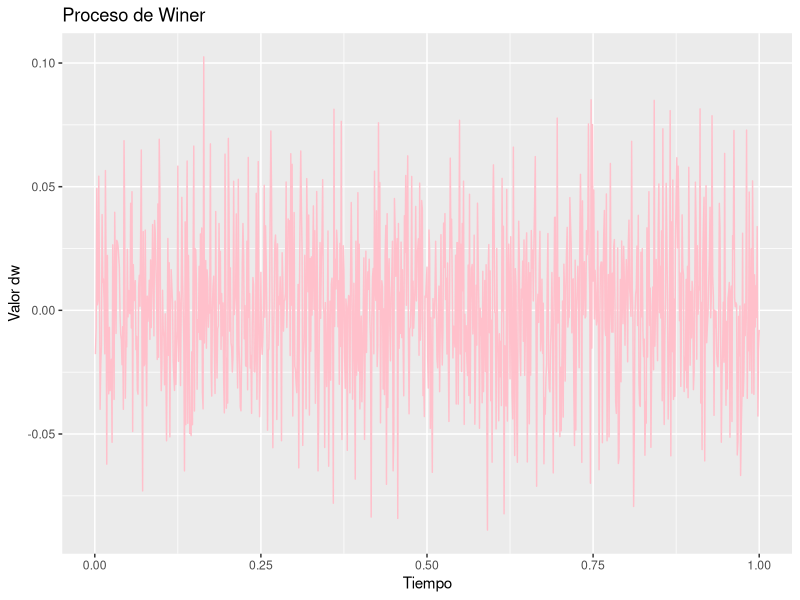
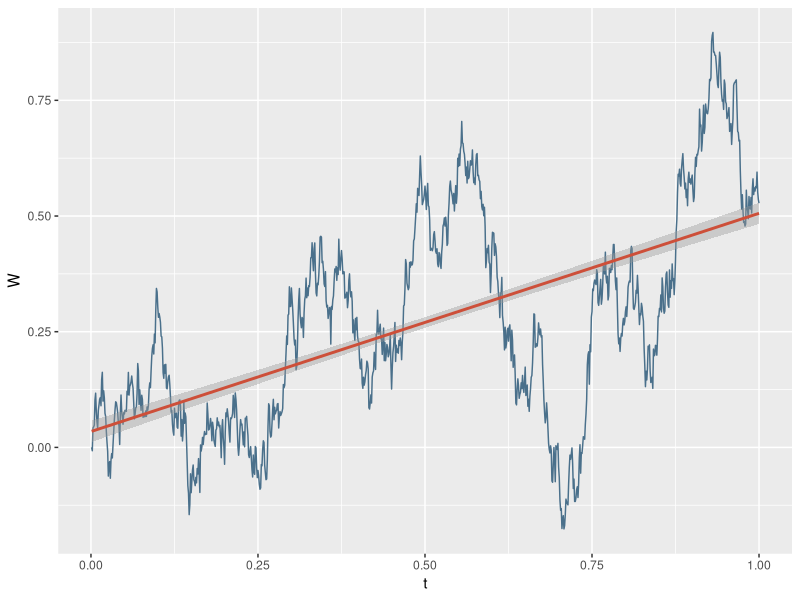
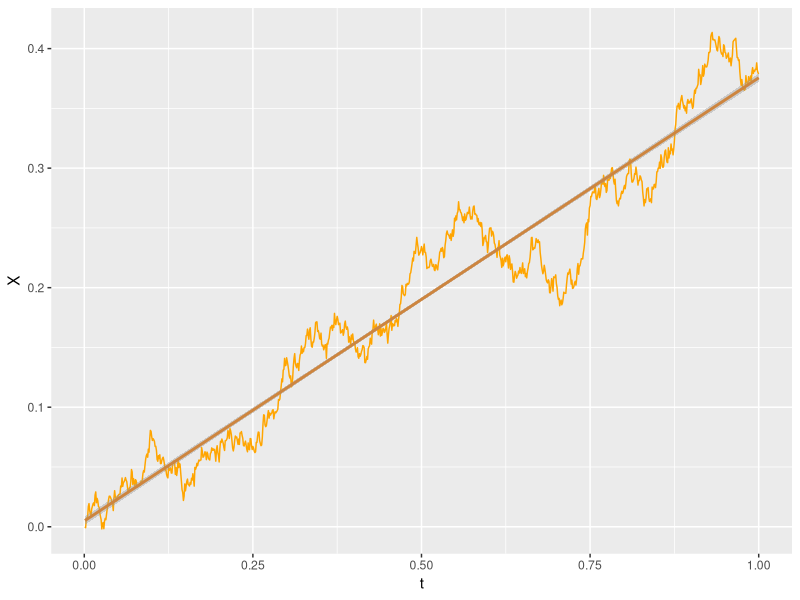

Generate these figures, in order, with R:
## ---- chunk 1
library(tidyverse)
set.seed(123)
sim <- 1000
dt <-  1/sim
epsilon <- rnorm(n=1000, mean=0, sd=1)
dw <-  epsilon*sqrt(dt)
## ---- chunk 2
datos <- tibble(t=seq(1/sim,1, by=1/sim),dw) #View(...) para verlos 
ggplot(datos)+
  geom_line(aes(x=t,y=dw),color='Pink')+
  labs(x='Tiempo',y='Valor dw', title='Proceso de Winer')
## ---- chunk 3
W <- 0
W[1] <- 0
for(t in 2:sim){
  W[t]=W[t-1]+dw[t]
}
datos <- mutate(datos, W=W)

ggplot(datos)+
  geom_line(aes(x=t,y=W),color='skyblue4')+
  geom_smooth(aes(x=t,y=W),method = 'lm',color='tomato3')
## ---- chunk 4
a <- .3
b <- .15
dx <- a*dt+b*dw

## ---- chunk 5
X <- 0
X[1] <- 0
for(t in 2:sim){
  X[t]=X[t-1]+dx[t]
}
#plot(X)
## ---- chunk 6
datos <- mutate(datos, X=X)

ggplot(datos)+
  geom_line(aes(x=t,y=X),color='orange1')+
  geom_smooth(aes(x=t,y=X),method = 'lm',color='peru')
## ---- chunk 7
dxa <- 4+2*sqrt(2)*epsilon
xa <- 50+dxa
## ---- chunk 8
mean(xa)
var(xa)
## ---- chunk 9
mean(dxa>0)
## ---- chunk 10
mean(dxa<0)
## ---- chunk 11
mean(xa>50&xa<=51)
